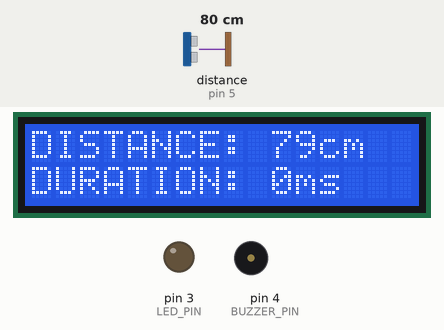
This sketch was run on a simulated Arduino Uno, built with avr-gcc and run on an emulated ATmega328P. Shown: 16×2 character LCD, output pins drawn as LEDs (lit = HIGH), buzzer (waves = sounding, pin HIGH). Wiring (inferred from the names in the program): ultrasonic range finder: trigger pin 2; echo pin 5. Dashed ring = blinking. The test bench sets the inputs (shaded band); at power-on: distance to the obstacle (sensor on pin 5) 80 cm. The echo pulse lasts 58.3 µs per cm; pins used as bus, display or sensor lines are not drawn; what the sketch prints to the serial monitor is not drawn.

Above: at 1.2 s.
1.3 s: distance to the obstacle (sensor on pin 5) set to 56 cm
At 2.5 s:
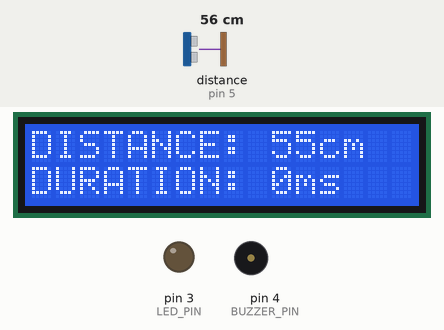
2.8 s: distance to the obstacle (sensor on pin 5) set to 48 cm
At 3.6 s:
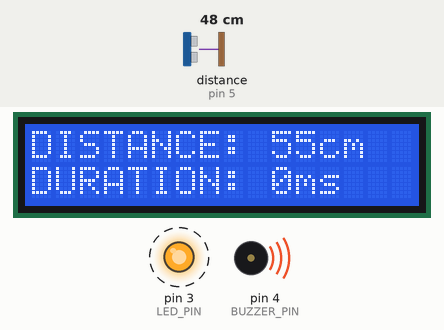
5.8 s: distance to the obstacle (sensor on pin 5) set to 8 cm
At 6.76 s:
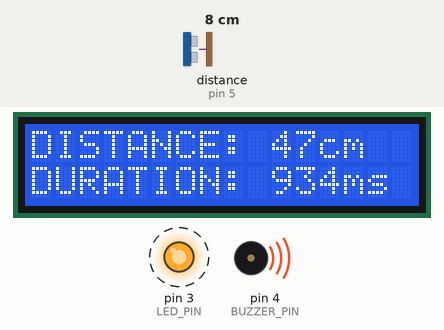
8.3 s: distance to the obstacle (sensor on pin 5) set to 5 cm
At 9.3 s:
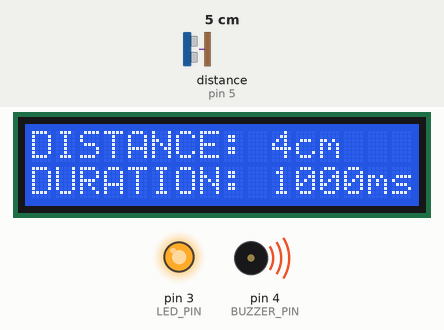
Timing chart, 0 to 10.9 s (numbered marks = the images above; inputs shaded):
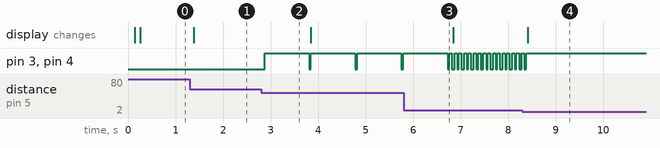

Measured:
- the behaviour switches between 52 and 51 cm on distance to the obstacle (sensor on pin 5) (found by bisection; images 1 and 2)
- the behaviour switches between 7 and 6 cm on distance to the obstacle (sensor on pin 5) (found by bisection; images 3 and 4)
- after the input at 1.3 s, the display: changes after 0.08 s (image 1)
- after the input at 2.8 s, pin 3 (LED_PIN), pin 4 (BUZZER_PIN): alternates HIGH for 0.93 s and LOW for 0.04 s, starting after 0.08 s
- after the input at 5.8 s, pin 3 (LED_PIN), pin 4 (BUZZER_PIN): alternates HIGH for 0.05 s and LOW for 0.06 s, starting after 1.0 s
- after the input at 8.3 s, pin 3 (LED_PIN), pin 4 (BUZZER_PIN): goes on until 8.4 s, then stays HIGH; the display: changes after 0.11 s (image 4)

The sketch:

code.ino
```cpp
#include <Wire.h>
#include <LiquidCrystal_I2C.h>

// Define I2C LCD Address
#define I2C_ADDR    0x27

// Initialize the LCD
LiquidCrystal_I2C lcd(I2C_ADDR, 16, 2);

// Define sensor and actuator pins
#define TRIG_PIN 2
#define ECHO_PIN 5
#define BUZZER_PIN 4
#define LED_PIN 3

// Define constants
const int BUZZER_LED_DURATION_MAX = 1000;
const int BUZZER_LED_DURATION_MIN = 10;
const int DISTANCE_MAX = 50;
const int DISTANCE_MIN = 5;
const int UPDATE_DURATION_BUZZER = 100;
const int UPDATE_DURATION_LCD = 100;

// Define global variables
int CURRENT_DISTANCE = 0;
int CURRENT_DURATION = 0;
unsigned long previousMillisBuzzer = 0;
unsigned long previousMillisLCD = 0;

void setup() {
  // Initialize the serial communication
  Serial.begin(9600);

  // Initialize the LCD
  lcd.init();
  lcd.backlight();

  // Initialize pins
  pinMode(TRIG_PIN, OUTPUT);
  pinMode(ECHO_PIN, INPUT);
  pinMode(BUZZER_PIN, OUTPUT);
  pinMode(LED_PIN, OUTPUT);

  // Initial LCD message
  lcd.setCursor(0, 0);
  lcd.print("DISTANCE: ");
  lcd.setCursor(0, 1);
  lcd.print("DURATION: ");
}

void loop() {
  unsigned long currentMillis = millis();

  // Mesafeyi ölçme
  CURRENT_DISTANCE = readUltrasonicDistance();
  Serial.print("Distance: ");
  Serial.println(CURRENT_DISTANCE);

  // Süreyi hesaplama
  CURRENT_DURATION = calculateDuration(CURRENT_DISTANCE);

  // Buzzer ve LED kontrolü
  if (currentMillis - previousMillisBuzzer >= UPDATE_DURATION_BUZZER) {
    previousMillisBuzzer = currentMillis;

    if (CURRENT_DISTANCE <= DISTANCE_MIN) {
      digitalWrite(BUZZER_PIN, HIGH);
      digitalWrite(LED_PIN, HIGH);
    } else if (CURRENT_DISTANCE > DISTANCE_MAX) {
      digitalWrite(BUZZER_PIN, LOW);
      digitalWrite(LED_PIN, LOW);
    } else {
      digitalWrite(BUZZER_PIN, HIGH);
      digitalWrite(LED_PIN, HIGH);
      delay(CURRENT_DURATION);
      digitalWrite(BUZZER_PIN, LOW);
      digitalWrite(LED_PIN, LOW);
    }
  }

  // LCD güncellemesi
  if (currentMillis - previousMillisLCD >= UPDATE_DURATION_LCD) {
    previousMillisLCD = currentMillis;

    lcd.setCursor(0, 0);
    lcd.print("DISTANCE: ");
    lcd.print(CURRENT_DISTANCE);
    lcd.print("cm   ");

    lcd.setCursor(0, 1);
    lcd.print("DURATION: ");
    lcd.print(CURRENT_DURATION);
    lcd.print("ms   ");
  }
}

int readUltrasonicDistance() {
  // Send trigger pulse
  digitalWrite(TRIG_PIN, LOW);
  delayMicroseconds(2);
  digitalWrite(TRIG_PIN, HIGH);
  delayMicroseconds(10);
  digitalWrite(TRIG_PIN, LOW);

  // Read echo pulse
  long duration = pulseIn(ECHO_PIN, HIGH);

  // Calculate distance in cm
  int distance = duration * 0.034 / 2;

  return distance;
}


int calculateDuration(int distance) {
  if (distance < DISTANCE_MIN) {
    return BUZZER_LED_DURATION_MAX;
  } else if (distance > DISTANCE_MAX) {
    return 0;
  } else {
    int duration = ((float)(distance - DISTANCE_MIN) / (DISTANCE_MAX - DISTANCE_MIN)) *
                   (BUZZER_LED_DURATION_MAX - BUZZER_LED_DURATION_MIN) +
                   BUZZER_LED_DURATION_MIN;
    return duration;
  }
}

void updateLCD(int distance, int duration) {

  lcd.setCursor(10, 0);
  lcd.print("    ");
  lcd.setCursor(10, 0);
  lcd.print(distance);
  lcd.setCursor(14, 0);
  lcd.print("cm");

  lcd.setCursor(10, 1);
  lcd.print("    ");
  lcd.setCursor(10, 1);
  lcd.print(duration);
  lcd.setCursor(14, 1);
  lcd.print("ms");

}
```
